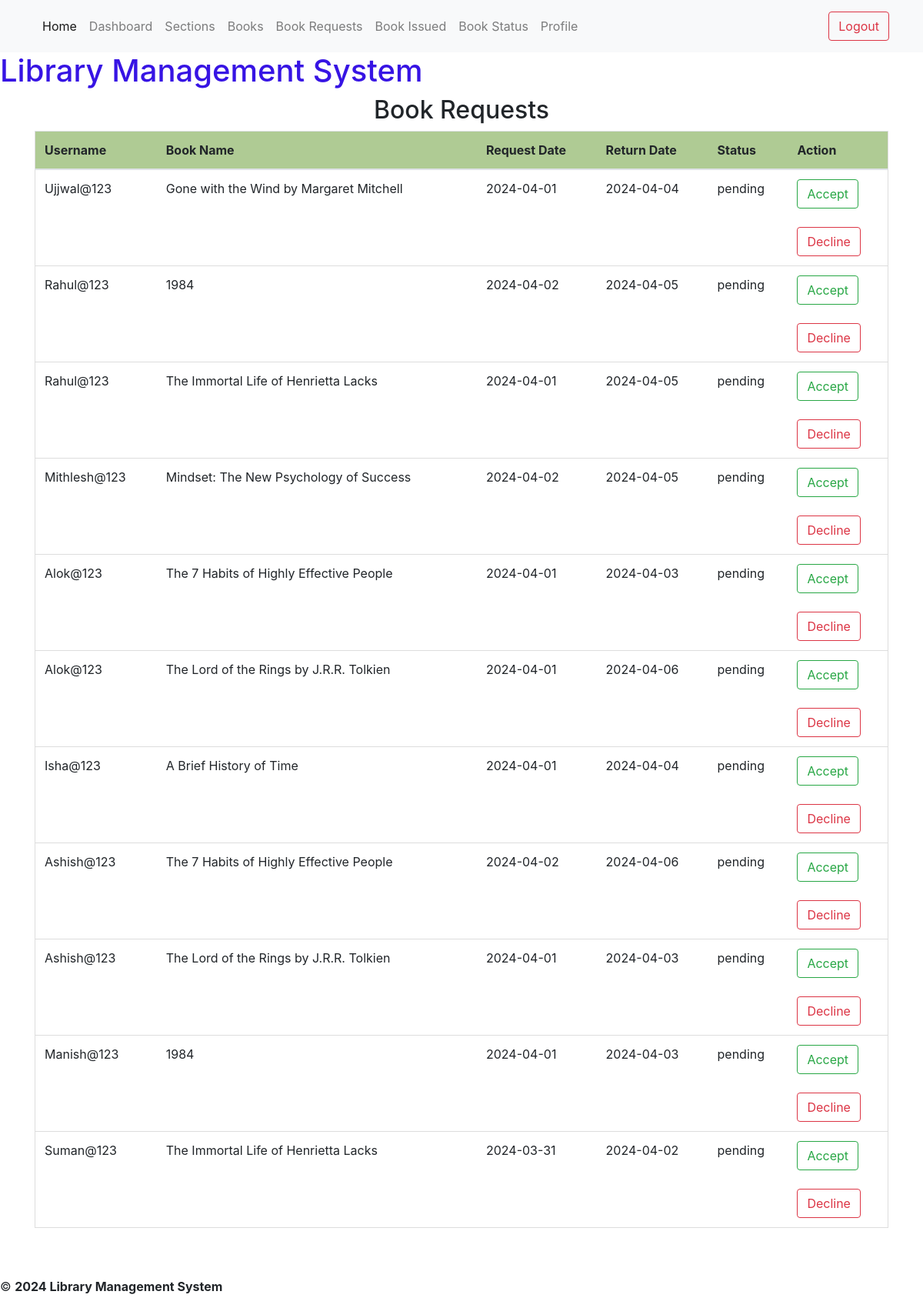
The page /admin/book_requests (signed in) on the database its author committed.
### models.py (models this page shows)
class BookRequest(db.Model):
    id = db.Column(db.Integer, primary_key=True)
    user_name = db.Column(db.String(255), db.ForeignKey('user.username'),nullable=False)
    book_name = db.Column(db.String(255), db.ForeignKey('book.name'), nullable=False)
    request_date = db.Column(db.Date)
    return_date = db.Column(db.Date)
    status = db.Column(db.String(255), default='pending', nullable=False)
    user = db.relationship('User', backref='book_requests')
    book = db.relationship('Book', backref='book_requests')

### routes.py (the view)
@app.route('/admin/book_requests') # route for admin to see all the book requests made by user
@admin_required
@check_return_and_revoke
def admin_book_requests():
    book_requests = BookRequest.query.all()
    if not book_requests:
        flash('No new request found')
        return redirect(url_for('admin'))
    return render_template('admin_book_requests.html', book_requests=book_requests)

### routes.py (called while the page is built)
def check_return_and_revoke(func):
    @wraps(func)
    def wrapper(*args, **kwargs):
        issues = BookIssue.query.filter_by(approved='Accepted').all()
        for issue in issues:
            if datetime.now().date() > issue.return_date:
                issue.approved = 'Revoked'
                issue.return_date = datetime.now().date()
                db.session.commit()
        return func(*args, **kwargs)
    return wrapper

def admin_required(func):
    @wraps(func)
    def check(*args, **kwargs):
        if 'user_id' not in session:
            flash('Please login to continue')
            return redirect(url_for('login'))
        user = User.query.get(session['user_id'])
        if not user.is_admin:
            flash('You are not authorized to access this page')
            return redirect(url_for('index'))
        return func(*args, **kwargs)
    return check

### templates/admin_book_requests.html (shortened to what this page needs)
{% extends 'admin_base.html'%}
{% block content %}
<h2 style="text-align: center;">Book Requests</h2>
<table class="table">
   <thead>
      <tr>
         <th>Username</th>
         <th>Book Name</th>
         <th>Request Date</th>
         <th>Return Date </th>
         <th> Status </th>
         <th> Action </th>
      </tr>
   </thead>
   <tbody>
      {% for req in book_requests %}
      <tr>
         <td>{{req.user_name}}</td>
         <td>{{req.book_name}}</td>
         <td>{{req.request_date}}</td>
         <td>{{req.return_date}}</td>
         <td>{{req.status}}</td>
         <td>
            <a href="{{url_for('book_accept', status='accepted', id=req.id)}}" class="btn btn-outline-success">Accept</a><br><br>
            <a href="{{url_for('book_reject', status='rejected', id=req.id)}}" class="btn btn-outline-danger">Decline</a>
         </td>
      </tr>
      {% endfor %}
   </tbody>
</table>
{% endblock%}

### static/css/styles.css (style rules this page uses)
.table { width: 100%; border: 1px solid #ddd; }
.table th, .table td { padding: 8px; border-bottom: 1px solid #ddd; }
.table th { background-color: #afcb94; font-weight: bold; text-align: left; }

### rows shown on the page
BookRequest: user_name "Ujjwal@123", book_name "Gone with the Wind by Margaret Mitchell", request_date "2024-04-01", return_date "2024-04-04", status "pending"
BookRequest: user_name "Rahul@123", book_name "1984", request_date "2024-04-02", return_date "2024-04-05", status "pending"
BookRequest: user_name "Rahul@123", book_name "The Immortal Life of Henrietta Lacks", request_date "2024-04-01", return_date "2024-04-05", status "pending"
BookRequest: user_name "Mithlesh@123", book_name "Mindset: The New Psychology of Success", request_date "2024-04-02", return_date "2024-04-05", status "pending"
BookRequest: user_name "Alok@123", book_name "The 7 Habits of Highly Effective People", request_date "2024-04-01", return_date "2024-04-03", status "pending"
BookRequest: user_name "Alok@123", book_name "The Lord of the Rings by J.R.R. Tolkien", request_date "2024-04-01", return_date "2024-04-06", status "pending"
BookRequest: user_name "Isha@123", book_name "A Brief History of Time", request_date "2024-04-01", return_date "2024-04-04", status "pending"
BookRequest: user_name "Ashish@123", book_name "The 7 Habits of Highly Effective People", request_date "2024-04-02", return_date "2024-04-06", status "pending"
BookRequest: user_name "Ashish@123", book_name "The Lord of the Rings by J.R.R. Tolkien", request_date "2024-04-01", return_date "2024-04-03", status "pending"
BookRequest: user_name "Manish@123", book_name "1984", request_date "2024-04-01", return_date "2024-04-03", status "pending"
BookRequest: user_name "Suman@123", book_name "The Immortal Life of Henrietta Lacks", request_date "2024-03-31", return_date "2024-04-02", status "pending"
